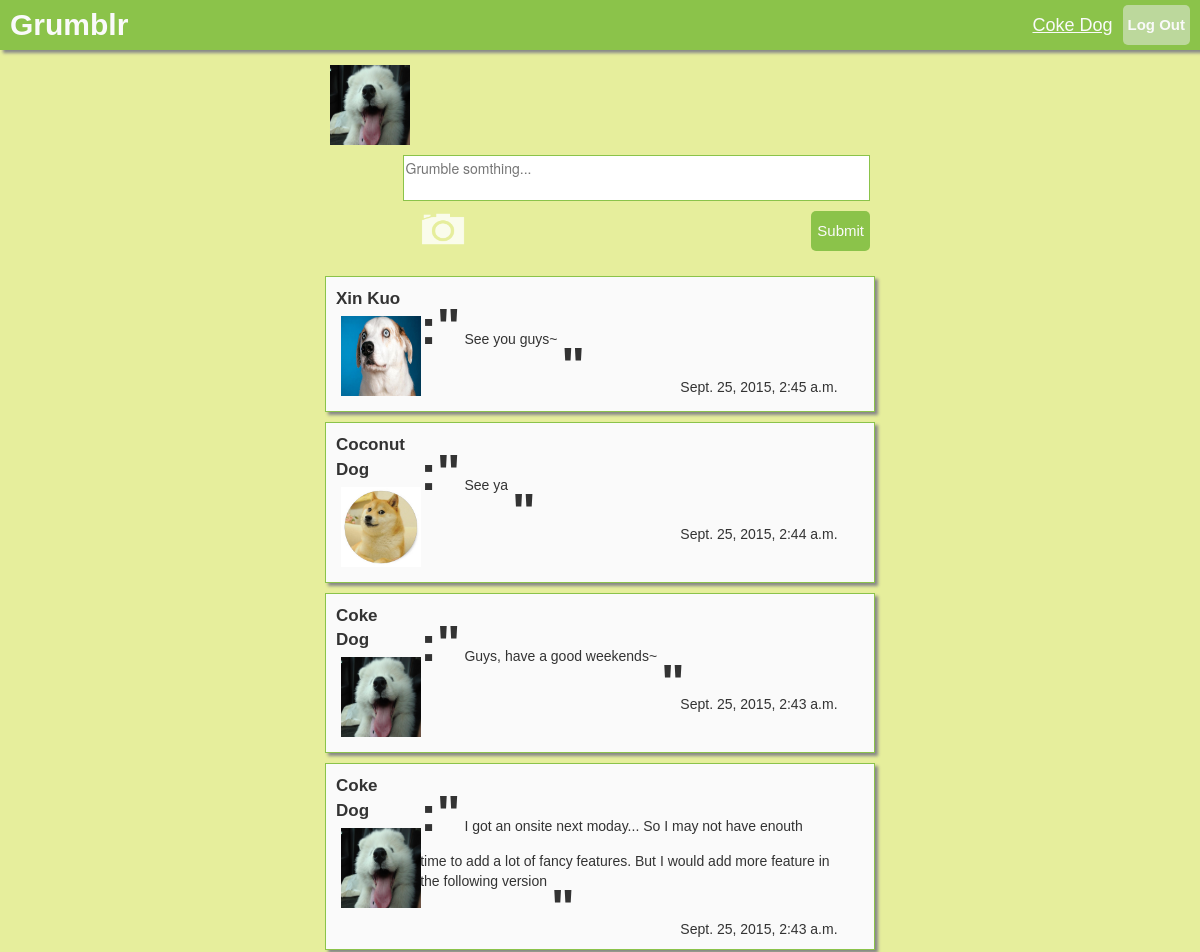
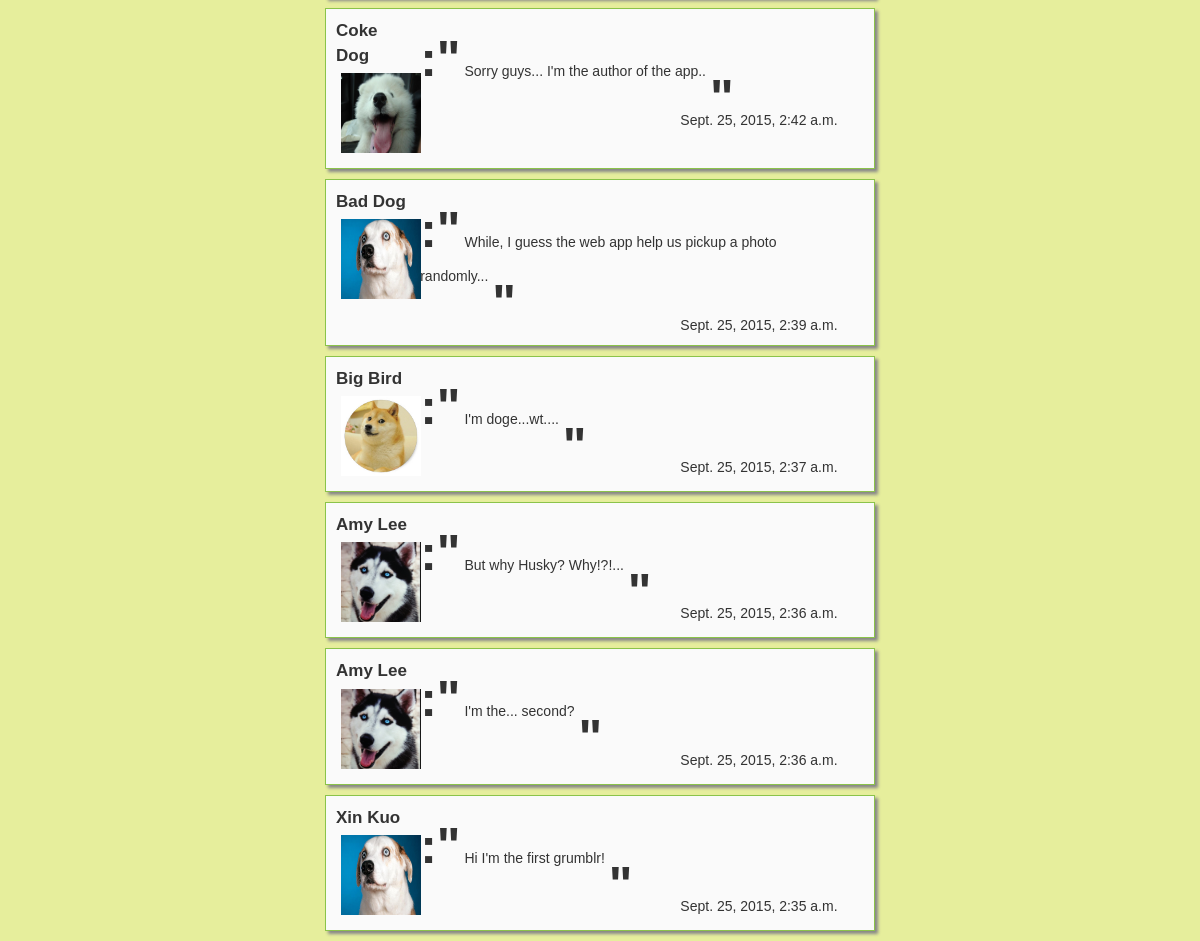
Page / (signed in) on the committed database (2 pictures, top to bottom).
### grumblr/models.py (models this page shows, shortened)
class UserProfile(models.Model):
    user = models.OneToOneField(User, unique=True)
    firstname = models.TextField(default="")
    lastname = models.TextField(default="")
    photo = models.ImageField(upload_to="documents/%y/%m/%d", default=default_photo)
    background = models.ImageField(upload_to="documents/%y/%m/%d", default=default_background)
    email = models.TextField()
    gender = models.TextField(default="Unknown")
    saying = models.TextField(default="My Heart Is In The Work!")
    def get_name(self):
        return str(self.firstname) + " " + str(self.lastname)
    def get_email(self):
        return self.email
    def get_photo(self):
        return settings.MEDIA_URL + str(self.photo)

class grumble(models.Model):
    text = models.CharField(max_length=45)
    time = models.DateTimeField(auto_now=True, blank=True)
    user = models.ForeignKey(User)
    def get_name(self):
        return self.user.userprofile.get_name()
    def get_username(self):
        return self.user.userprofile.get_email()
    def get_text(self):
        return self.text
    def get_time(self):
        return self.time

### grumblr/views.py (the view, shortened to what this page needs)
# urls.py: 2. Add a URL to urlpatterns:  url(r'^$', views.home, name='home')
@login_required
def home(request):
    context={}
    errors = []
    context['errors'] = errors
    grumbles = []
    if request.method == 'GET':
        grumbles = grumble.objects.all()
        grumbles.reverse()
        context['grumbles'] = grumbles
        profile = request.user.userprofile
        context['profile'] = profile
        return render(request, 'grumblr/global_post.html', context)

### grumblr/templates/grumblr/global_post.html (shortened to what this page needs)
<!DOCTYPE html>
<html>
<head lang="en">
    <link href="/static/css/grumblr/bootstrap.css" rel="stylesheet" type="text/css">
    <link href="/static/css/grumblr/global_post.css" rel="stylesheet" type="text/css">
</head>
<body>
    <div class="topbar">
        <div id="title_text">
            <a href="/home">Grumblr</a>
        </div>
        <div class="log_btn">
            <a href="/login">Log Out</a>
        </div>
        <a href="/profile" style="font-size:18px;float:right;font-weight:normal;text-decoration:underline;margin-right:10px;">
            {{ profile.get_name }}
        </a>
    </div>
    <div class="content">
        <row>
        <div class="col-md-3">
        </div>
        <div class="col-md-6 middle-cols">
            <div class="newpost">
                <div>
                    <a href="/profile">
                        <img src = {{ profile.get_photo }} class="photo">
                    </a>
                </div>
                <div class="editor">
                    <form class="postform" method="post" action="/home">
                        <textarea placeholder="Grumble somthing..." name="grumble_text"></textarea>
                        <button class="image_btn"></button>
                        <input type="submit" class="submit_btn">
                    </form>
                </div>
            </div>
            <div class="global_post">
                {% for grumble in grumbles reversed %}
                <div class="grumble">
                    <div>
                        <p class="user_name">{{ grumble.get_name }}</p>
                        <a href="/profile/{{ grumble.get_username }}">
                        <img src = {{ grumble.user.userprofile.get_photo }} class="photo">
                        </a>
                    </div>
                    <div class="grumble_content">
                        <div class="grumble_text">
                            <span class="quotes">:"</span>
                            <span class="text">{{ grumble.get_text }}</span>
                            <span class="quotes2">"</span>
                        </div>
                        <div class="grumble_time">
                            {{ grumble.get_time }}
                        </div>
                    </div>
                </div>
                {% endfor %}
            </div>
        </div>
        <div class="col-md-3">
        </div>
        </row>
    </div>
</body>
</html>

### grumblr/static/css/grumblr/global_post.css (style rules this page uses)
body { background-color: #E6EE9C; }
.topbar { background-color: #8BC34A; color:#fafafa; font-family:Arial, sans-serif; font-weight:bold; font-size:30px; height: 50px; line-height: 50px; width: 100%; position:fixed; top: 0; right: 0; z-index:100; box-shadow: 3px 3px 3px #888; }
#title_text { float:left; margin-left:10px; }
a, a:hover, a:focus { color:#fafafa; text-decoration: none; }
.log_btn { color:#fafafa; background-color: rgba(238,238,238,0.5); font-family:Arial, sans-serif; font-weight:bold; font-size:15px; height:40px; line-height:40px; padding-left:5px; padding-right:5px; margin-right:10px; margin-top:5px; border-radius:5px; float:right; }
.content { margin-top:50px; }
.newpost { padding:10px; }
.newpost textarea { border-style:solid; border-width:1px; margin:5px; width: 100%; border-color: #8BC34A; resize:none; float:right; }
.newpost .submit_btn { color:#fafafa; font-family: Arial, sans-serif; font-size:15px; background-color: #8BC34A; border-width:0px; border-radius:5px; height: 40px; margin:5px; float:right; }
.newpost .editor { width: 85%; float:right; }
.newpost .image_btn { background: url("../../../static/img/grumblr/ic_action_camera.png") no-repeat top left; background-size: 100% 140%; background-position: 0px -10px; border-width: 0; margin:5px; height:40px; width:60px; }
.photo { width:80px; height:80px; float:left; margin:5px; }
.grumble { margin:10px; border-style:solid; border-width:1px; border-color:#8BC34A; background-color:#fafafa; padding:10px; font-family:Arial, sans-serif; font-color: #424242; box-shadow: 3px 3px 3px #888; }
.grumble .user_name { pading:0px; margin:0px; }
.grumble > div:first-of-type { float:left; width:15%; font-family:Arial, sans-serif; font-size:17px; font-color: #424242; font-weight: bold; }
.grumble > div:nth-of-type(2) { float:left; width:80%; }
.grumble .grumble_text { padding:5px; margin-bottom:-30px; }
.grumble .text { vertical-align: baseline; }
.grumble .quotes { font-family:Arial, sans-serif; font-size:50px; font-color: #424242; font-weight: bold; }
.grumble .grumble_content { float:right; }
.grumble .quotes2 { font-family:Arial, sans-serif; font-size:50px; font-color: #424242; font-weight: bold; vertical-align: text-top; }
.grumble .grumble_time { float:right; }

### rows in the picture
UserProfile: get_name "Coke Dog", get_photo (picture)
grumble: get_name "Xin Kuo", user.userprofile.get_photo (picture), get_text "See you guys~", get_time "Sept. 25, 2015, 2:45 a.m."
grumble: get_name "Coconut Dog", user.userprofile.get_photo (picture), get_text "See ya", get_time "Sept. 25, 2015, 2:44 a.m."
grumble: get_name "Coke Dog", user.userprofile.get_photo (picture), get_text "Guys, have a good weekends~", get_time "Sept. 25, 2015, 2:43 a.m."
grumble: get_name "Coke Dog", user.userprofile.get_photo (picture), get_text "I got an onsite next moday... So I may not have enouth time to add a lot of fancy features. But I would add more feature in the following version", get_time "Sept. 25, 2015, 2:43 a.m."
grumble: get_name "Coke Dog", user.userprofile.get_photo (picture), get_text "Sorry guys... I'm the author of the app..", get_time "Sept. 25, 2015, 2:42 a.m."
grumble: get_name "Bad Dog", user.userprofile.get_photo (picture), get_text "While, I guess the web app help us pickup a photo randomly...", get_time "Sept. 25, 2015, 2:39 a.m."
grumble: get_name "Big Bird", user.userprofile.get_photo (picture), get_text "I'm doge...wt....", get_time "Sept. 25, 2015, 2:37 a.m."
grumble: get_name "Amy Lee", user.userprofile.get_photo (picture), get_text "But why Husky? Why!?!...", get_time "Sept. 25, 2015, 2:36 a.m."
grumble: get_name "Amy Lee", user.userprofile.get_photo (picture), get_text "I'm the... second?", get_time "Sept. 25, 2015, 2:36 a.m."
grumble: get_name "Xin Kuo", user.userprofile.get_photo (picture), get_text "Hi I'm the first grumblr!", get_time "Sept. 25, 2015, 2:35 a.m."
